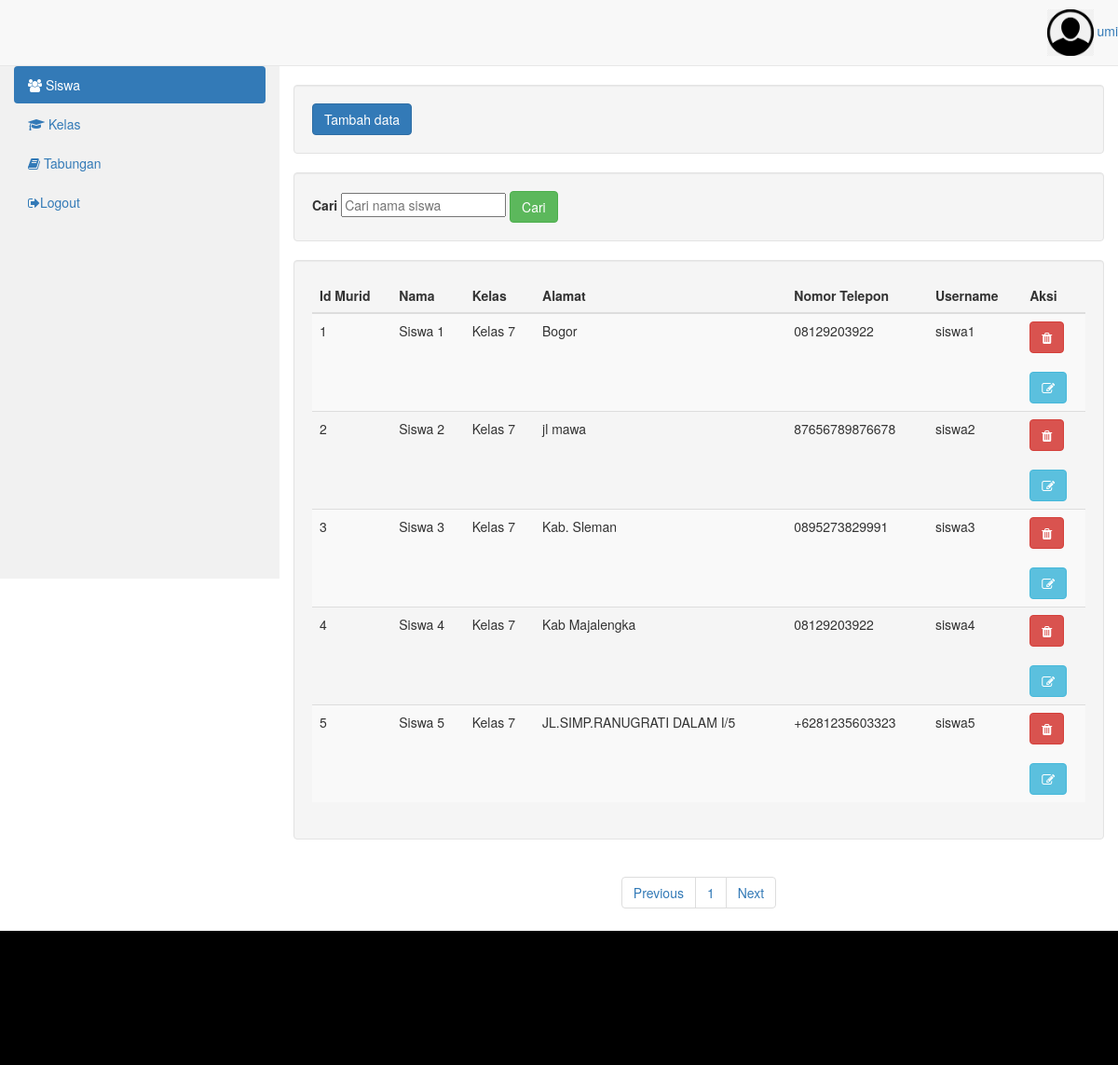
/admin/index.php?m=siswa (signed in), run on the app's committed database.
### tables this page shows
CREATE TABLE `tb_siswa` (
  `id_siswa` int(50) NOT NULL,
  `id_tabungan` int(50) NOT NULL,
  `nama` text NOT NULL,
  `kelas` text NOT NULL,
  `alamat` text NOT NULL,
  `telepon` text NOT NULL,
  `password` varchar(255) NOT NULL,
  `username` varchar(255) NOT NULL,
  `saldo` int(11) NOT NULL
);

### admin/fungsi/fungsi.php (called while the page is built, shortened)
<?php
$servername = "localhost";
$database = "tabungan_siswa";
$username = "root";
$password = "";
$koneksi = mysqli_connect($servername, $username, $password, $database);
function url(){
	return $url = "//localhost/proyek2/";
}
function summon_admin(){
global $koneksi;
$id = $_SESSION['idtabsis'];
return $query = mysqli_query($koneksi, "SELECT * FROM tb_admin WHERE id_admin = '$id'");
}
 ?>

### admin/modul/siswa/paging.php (the view, shortened to what this page needs)
<?php
global $koneksi;
    $batas = 5;
$halaman = isset($_GET['halaman']) ? (int)$_GET['halaman'] : 1;
$halaman_awal = ($halaman>1) ? ($halaman * $batas) - $batas : 0;
$data = mysqli_query($koneksi, "SELECT * FROM tb_siswa");
$jumlah_data = mysqli_num_rows($data);
$total_halaman = ceil($jumlah_data / $batas);
if (isset($_POST['go'])) {
  $cari = $_POST['cari'];
  $data_siswa = mysqli_query($koneksi, "SELECT * FROM tb_siswa WHERE nama LIKE '%".$cari."%'");
}else{
  $data_siswa = mysqli_query($koneksi, "SELECT * FROM tb_siswa LIMIT $halaman_awal, $batas");
}
foreach ($data_siswa as $key):
  ?>
<tr>
                              <td><?=  $key['id_siswa'];?></td>
                              <td><?=  $key['nama'];?></td>
                              <td><?=  $key['kelas'];?></td>
                              <td><?=  $key['alamat'];?></td>
                              <td><?= $key['telepon'];?></td>
                              <td><?= $key['username'];?></td>
                              <td>
                              <div data-toggle="modal" data-target="#hapus-admin<?= $key['id_siswa'] ?>">
                              <button type="button" class="btn btn-danger" data-toggle="tooltip" title="Hapus">
                              <i class="fa fa-trash"></i>
                              </button>
                              </div>
                    <br>
                  <div data-toggle="modal" data-target="#edit-siswa<?= $key['id_siswa'] ?>">
                  <button type="button" class="btn btn-info datapotensi" data-toggle="tooltip" title="Edit">
                    <i class="fa fa-edit"></i>
                  </button>
                </div>
                              </td>
                              </tr>
                              <?php endforeach; ?>

### admin/modul/siswa/title.php (shortened to what this page needs)
<?php
require 'fungsi/fungsi.php';
foreach (summon_admin() as $adm):
 ?>
<!DOCTYPE html>
<html lang="en">
<head>
<link rel="stylesheet" href="<?= url() ?>vendors/css/w3.css">
<link rel="stylesheet" href="<?= url() ?>vendors/css/font-awesome.min.css">
<link rel="stylesheet" type="text/css" href="<?= url() ?>vendors/css/bootstrap.min.css">
</head>
<body>
<nav class="navbar navbar-default navbar-static-top" role="navigation" style="margin-bottom: 0">
        <ul class="nav navbar-top-links navbar-right">
            <li class="dropdown">
              <a class="dropdown-toggle" data-toggle="dropdown" href="#">
               <img src="img/admin/image.png" height="50"> </i> <?php echo $adm['nama']; ?>
              </a>
            </li>
          </ul>
      </nav>
<div class="container-fluid">
  <div class="row content">
    <div class="col-sm-3 sidenav hidden-xs">
       <ul class="nav nav-pills nav-stacked">
        <li   class="active"><a href="index.php?m=siswa&s=awal"><i class="fa fa-users" aria-hidden="true"></i>
Siswa</a></li>
        <li><a href="index.php?m=kelas&s=awal"><i class="fa fa-graduation-cap" aria-hidden="true"></i>
Kelas</a></li>
        <li><a href="index.php?m=tabungan&s=awal"><i class="fa fa-book" aria-hidden="true"></i>
Tabungan</a></li>
        <li><a href="logout.php"><i class="fa fa-sign-out" aria-hidden="true"></i>Logout</a></li>
      </ul><br>
    </div>
    <br>
    <div class="col-sm-9">
      <div class="well">
<button type="button" class="btn btn-primary" data-toggle="modal" data-target="#exampleModalCenter">
  Tambah data
</button>
      </div>
<div class="row">
  <div class="col-sm-12">
    <div class="well">
      <form action="" method="POST">
        <label>Cari</label>
        <input type="text" name="cari" placeholder="Cari nama siswa" class="">
        <input type="submit" name="go" value="Cari" class="btn btn-success">
      </form>
    </div>
  </div>
</div>
       <div class="row">
        <div class="col-sm-12">
          <div class="well">
             <div class="table-responsive table--no-card m-b-30">
                <table class="table table-borderless table-striped table-earning">
                  <thead>
                    <tr>
                        <th>Id Murid</th>
                        <th>Nama</th>
                        <th>Kelas</th>
                        <th>Alamat</th>
                        <th>Nomor Telepon</th>
                        <th>Username</th>
                        <th>Aksi</th>
                    </tr>
                  </thead>
                <tbody>
                    <?php
                      include 'paging.php';
                     ?>
                </tbody>
                    </table>
                        </div>
          </div>
            <center><ul class="pagination justify-content-center">
                <li class="page-item">
                    <a class="page-link" <?php if($halaman > 1){ echo "href='?m=siswa&s=awal&halaman=$previous'"; } ?>>Previous</a>
                </li>
                <?php
                for($x=1;$x<=$total_halaman;$x++){
                    ?>
                    <li class="page-item"><a class="page-link" href="?m=siswa&s=awal&halaman=<?php echo $x ?>"><?php echo $x; ?></a></li>
                    <?php
                }
                ?>
                <li class="page-item">
                    <a  class="page-link" <?php if($halaman < $total_halaman) { echo "href='?m=siswa&s=awal&halaman=$next'"; } ?>>Next</a>
                </li>
            </ul>
              </center>
        </div>
      </div>
    </div>
  </div>
</div>
<footer class="w3-center w3-black w3-padding-64">
</footer>
  <script src="<?= url() ?>vendors/js/bootstrap.min.js"></script> </body>
</html>
<?php endforeach; ?>

### admin/modul/siswa/title.php (style rules this page uses)
.row.content { height: 550px }
.sidenav { background-color: #f1f1f1; height: 100%; }

### data on the page
tb_siswa: id_siswa "1", nama "Siswa 1", kelas "Kelas 7", alamat "Bogor", telepon "08129203922", username "siswa1"
tb_siswa: id_siswa "2", nama "Siswa 2", kelas "Kelas 7", alamat "jl mawa", telepon "87656789876678", username "siswa2"
tb_siswa: id_siswa "3", nama "Siswa 3", kelas "Kelas 7", alamat "Kab. Sleman", telepon "0895273829991", username "siswa3"
tb_siswa: id_siswa "4", nama "Siswa 4", kelas "Kelas 7", alamat "Kab Majalengka", telepon "08129203922", username "siswa4"
tb_siswa: id_siswa "5", nama "Siswa 5", kelas "Kelas 7", alamat "JL.SIMP.RANUGRATI DALAM I/5", telepon "+6281235603323", username "siswa5"

### other printed values
$adm['nama'] "umi"
